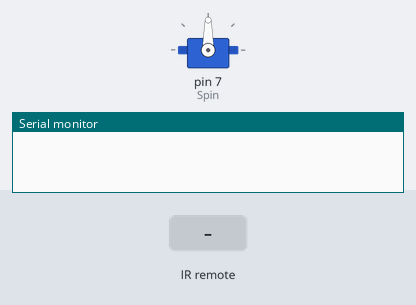
A sketch run on a simulated Arduino Uno, built with avr-gcc and run on an emulated ATmega328P. Shown: servo, the last lines printed to the serial monitor. Inputs (shaded band) come from the test bench.

Above: at 1.2 s.
1.3 s: infrared code 0x8 received
At 1.4 s:
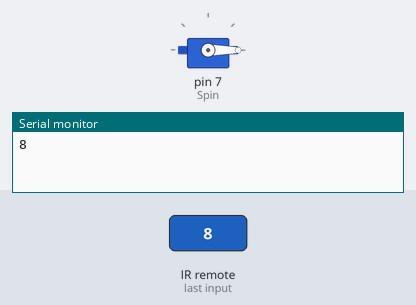
At 5.4 s:
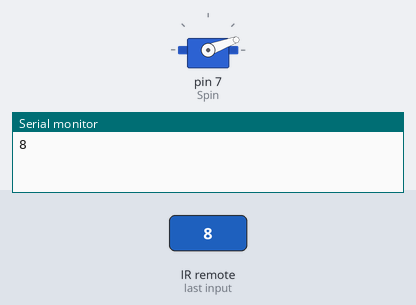
Timing chart, 0 to 23.0 s (numbered marks = the images above; inputs shaded):
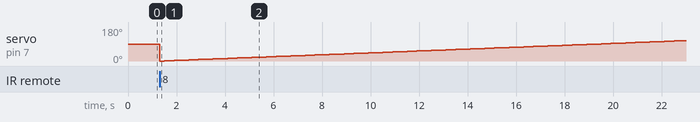

The sketch:

IRemote.ino
```cpp
#include <IRremote.h>
#include <Servo.h>

Servo servo;

#define IR_RECEIVE_PIN 8
int Spin = 7;

void setup() {
  Serial.begin(9600);
  IrReceiver.begin(IR_RECEIVE_PIN);
  servo.attach(Spin);
}

void loop() {
  if(IrReceiver.decode()){
    IrReceiver.resume();
    int command = IrReceiver.decodedIRData.command;
    Serial.println(command);

    if(command == 8){
      for(int i = 0; i < 180; i++){
        servo.write(i);
        delay(200);
      }
    }
    if(command == 9){
      for(int i = 180; i > 0; i--){
        servo.write(i);
        delay(200);
      }
    }
  }

}
```

Measured:
- after the input at 1.3 s, servo on pin 7 (Spin): 90° → 0° at once, → 1° 0.20 s later, → 2° 0.20 s later, → 3° 0.20 s later, … (109 changes in this stretch)
